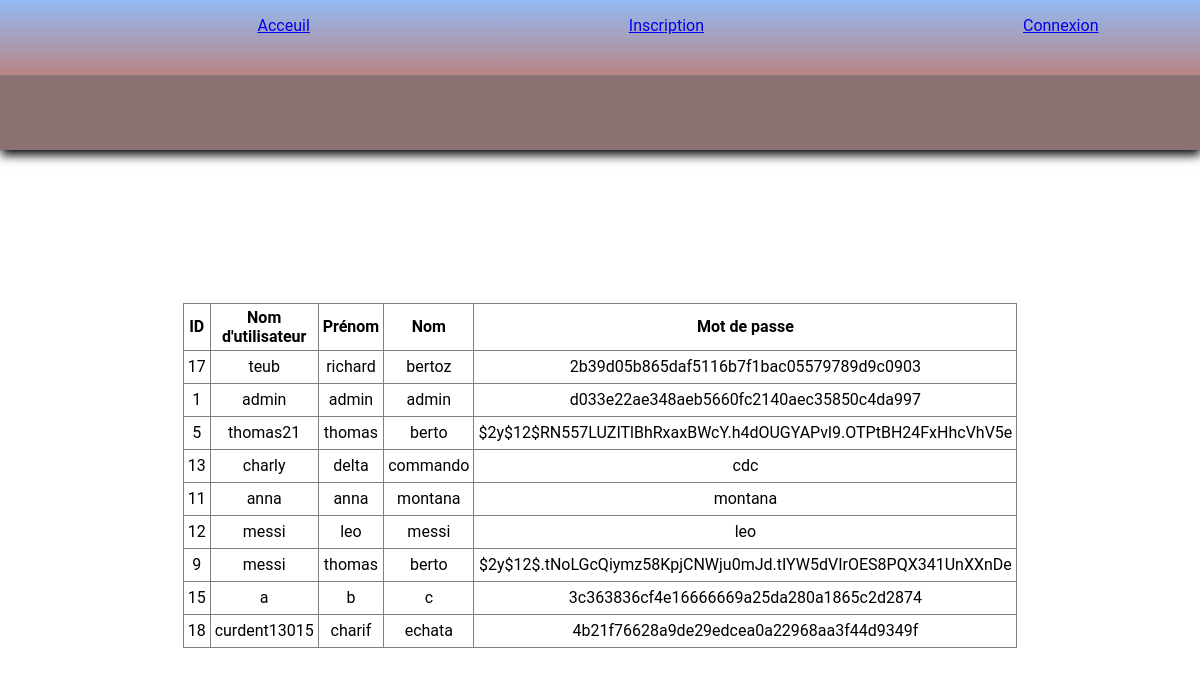
The app's page /admin.php, older data.
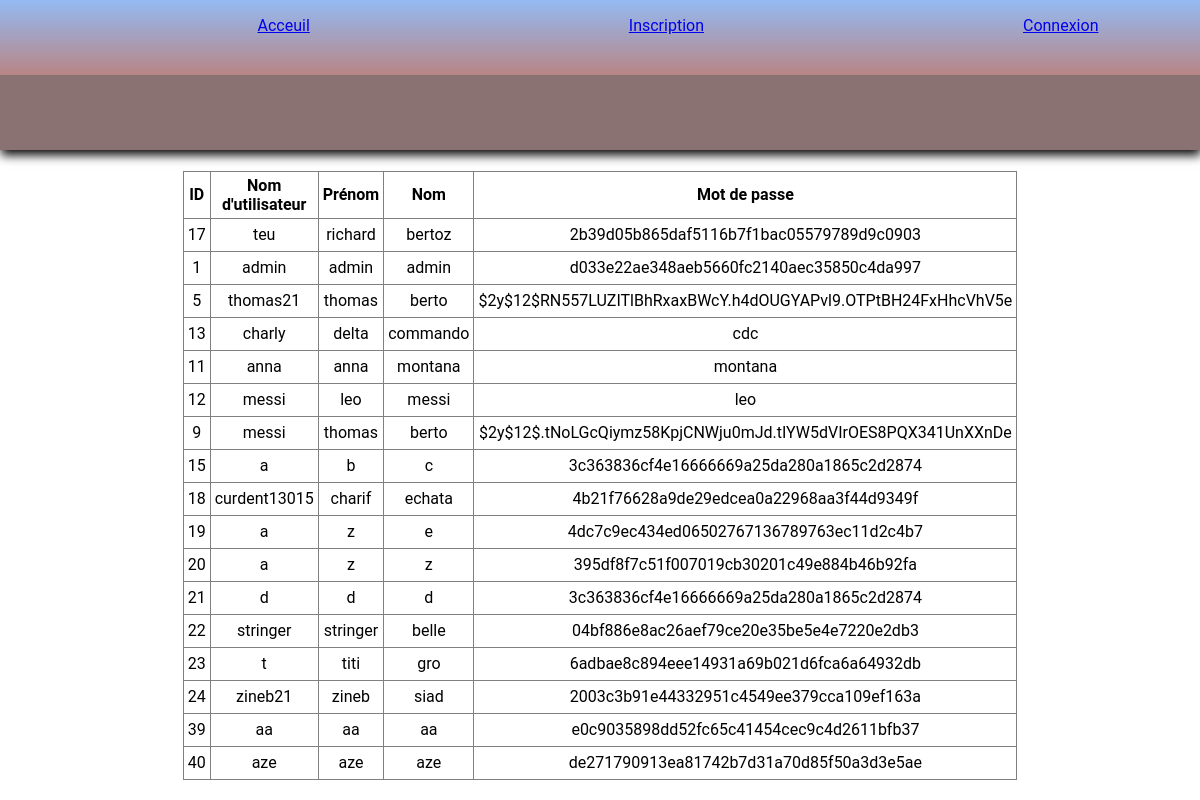
The same page, newer data.
### tables this page shows
CREATE TABLE IF NOT EXISTS `utilisateurs` (
  `id` int(11) NOT NULL AUTO_INCREMENT,
  `login` varchar(255) NOT NULL,
  `prenom` varchar(255) NOT NULL,
  `nom` varchar(255) NOT NULL,
  `password` varchar(255) NOT NULL,
  PRIMARY KEY (`id`)
);

### admin.php (the view, shortened to what this page needs)
<!doctype html>
<html>
	<head>
		<link rel="stylesheet" href="index.css"/>
	</head>
	<body>
		<header>
		<?php
		include('header.php') ;
		?>
		</header>
		<section>
				<?php
					$connexion = mysqli_connect("localhost", "root", "", "moduleconnexion");
					$sql = "SELECT * FROM utilisateurs";
					$resultat = mysqli_query($connexion, $sql);
				?>
				<table>
					<thead>
						<tr>
							<th>ID</th>
							<th>Nom d'utilisateur</th>
							<th>Prénom</th>
							<th>Nom</th>
							<th>Mot de passe</th>
						</tr>
					</thead>
					<?php
						while($data = mysqli_fetch_array($resultat))
						{
					?>
						<tbody>
							<tr>
								<td><?php echo $data['id'];?></td>
								<td><?php echo $data['login'];?></td>
								<td><?php echo $data['prenom'];?></td>
								<td><?php echo $data['nom'];?></td>
								<td><?php echo $data['password'];?></td>
							</tr>
						</tbody>
					<?php
						}
					?>
				</table>
					</section>
	</body>
</html>

### header.php (shortened to what this page needs)
	<nav>
<ul>
<?php
if(isset($_SESSION['login']))
		{ if($_SESSION['login'] == "admin"){
			echo '
<li><a href="index.php">Acceuil</a></li>
 <li><a href="profil.php">Profil</a></li>
 <li><a href="admin.php">admin</a></li>
<li>
        <form action="index.php" method="post">
            <input type="submit" name="deconnexion" class="deco" value="deconnexion">
        </form>
 </li>      			 ';
    }
    else{
        echo '
        <li><a href="index.php">Acceuil</a></li>
         <li><a href="profil.php">Profil</a></li>
        <li>
                <form action="index.php" method="post">
                    <input type="submit" name="deconnexion"class="deco" value="deconnexion">
                </form>
      </li>          ';
            }
if (isset($_POST['deconnexion'])) {
                session_unset();
                session_destroy();
                header('Location:index.php');
            }
        }
 else
{
  echo '
    <li><a href="index.php">Acceuil</a></li>
 <li><a href="inscription.php">Inscription</a></li>
 <li><a href="connexion.php">Connexion</a></li>
  ';
}
?>
</ul>
	</nav>

### index.css (style rules this page uses)
body { margin: auto; height: 100vh; display: flex; flex-direction: column; font-family: 'Roboto', sans-serif; background-image: url(https://static.lpnt.fr/images/2017/10/27/10978762lpw-10979123-article-jpg_4669854_980x426.jpg); background-size: cover; }
header { background-image: linear-gradient(rgb(148, 186, 243), rgb(184, 133, 133) 50%, rgb(138, 114, 114) 50%); box-shadow: 1px 5px 10px rgb(2, 2, 2); width: 100%; height: 150px; align-items: center; }
ul { display: flex; flex-direction: row; list-style: none; justify-content: space-around ; text-align: center; }
section { text-align: center; background-color: white; margin: auto; }
table { background-color: white; text-align: center; border-collapse:collapse; width:100%; max-width:700px; min-width:400px; justify-content: center; }
table,th, td { border: 1px solid gray; }
th, td { height: 24px; padding:4px; vertical-align:middle; }
li { margin-left: 10%; }

Row changes from the older to the newer data that the page shows:
changed utilisateurs "richard": login "teub" → "teu"
added utilisateurs: id "19", login "a", prenom "z", nom "e", password "4dc7c9ec434ed06502767136789763ec11d2c4b7"
added utilisateurs: id "20", login "a", prenom "z", nom "z", password "395df8f7c51f007019cb30201c49e884b46b92fa"
added utilisateurs: id "21", login "d", prenom "d", nom "d", password "3c363836cf4e16666669a25da280a1865c2d2874"
added utilisateurs: id "22", login "stringer", prenom "stringer", nom "belle", password "04bf886e8ac26aef79ce20e35be5e4e7220e2db3"
added utilisateurs: id "23", login "t", prenom "titi", nom "gro", password "6adbae8c894eee14931a69b021d6fca6a64932db"
added utilisateurs: id "24", login "zineb21", prenom "zineb", nom "siad", password "2003c3b91e44332951c4549ee379cca109ef163a"
added utilisateurs: id "39", login "aa", prenom "aa", nom "aa", password "e0c9035898dd52fc65c41454cec9c4d2611bfb37"
added utilisateurs: id "40", login "aze", prenom "aze", nom "aze", password "de271790913ea81742b7d31a70d85f50a3d3e5ae"
